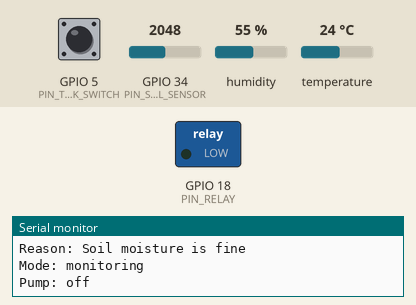
Recording of a sketch running on a simulated ESP32. Parts: switched loads named in the sketch (green lamp = pin HIGH), the last lines printed to the serial monitor. Inputs (shaded band) come from the test bench; at power-on: GPIO 34 (PIN_SOIL_SENSOR) = 2048, GPIO 5 (PIN_TANK_SWITCH) HIGH, humidity 55 %, temperature 24 °C (analog values on the 0–4095 scale). Random numbers use the default seed unless the sketch sets one; EEPROM starts erased.

Above: at 12.8 s.
12.9 s: GPIO 34 (PIN_SOIL_SENSOR) set to 2866
16.1 s: GPIO 5 (PIN_TANK_SWITCH) pulled LOW for 3.2 s
At 18.4 s:
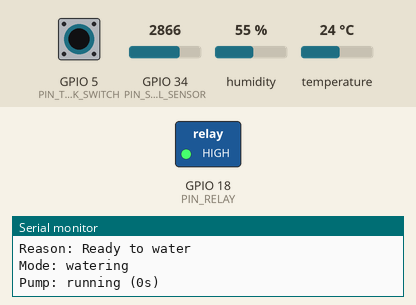
24.2 s: GPIO 5 (PIN_TANK_SWITCH) driven LOW
29.9 s: humidity set to 22 %
Timing chart, 0 to 32.9 s (numbered marks = the images above; inputs shaded):
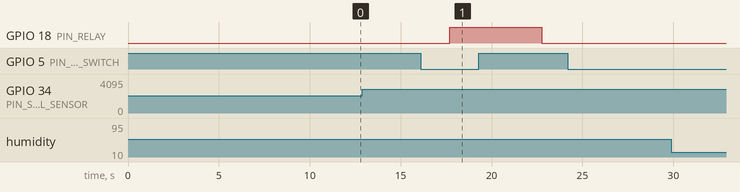

Measured:
- after the input at 16.1 s, GPIO 18 (PIN_RELAY): LOW → HIGH after 1.6 s, → LOW 5.1 s later

The sketch:

firmware.ino
```cpp
// ESP32 smart plant care production firmware.
// Coordinates sensing, irrigation decisions, safety checks, and telemetry.

#include "include/config.h"
#include "include/sensors.h"
#include "include/irrigation.h"
#include "include/telemetry.h"
#include "include/wifi_telemetry.h"
#include "include/calibration.h"

Sensors sensors;
IrrigationController irrigation;
Telemetry telemetry;
WifiTelemetry wifiTelemetry;
Calibration calibration(PIN_SOIL_SENSOR);

SystemState systemState = STATE_MONITORING;
SystemState previousState = STATE_MONITORING;
unsigned long lastSensorReadMs = 0;
SensorData currentData{};
IrrigationDecision lastDecision{};
constexpr unsigned long MAIN_LOOP_DELAY_MS = 100UL;

void setSystemState(SystemState nextState) {
  if (systemState == nextState) {
    return;
  }

  previousState = systemState;
  systemState = nextState;

  Serial.print("[state] ");
  Serial.print(previousState);
  Serial.print(" -> ");
  Serial.println(systemState);
}

void setup() {
  telemetry.begin();
  calibration.setup();
  sensors.begin();
  irrigation.begin();
  wifiTelemetry.setup();

  Serial.println("[init] Production firmware online");
}

void loop() {
  // Keep pump safety enforcement active on every loop.
  irrigation.update();

  // Keep sensors updated for proper fast-debouncing
  sensors.update();

  wifiTelemetry.update();

  // Read and evaluate sensors at a fixed interval.
  const bool dueForRead = (millis() - lastSensorReadMs) >= SENSOR_READ_INTERVAL_MS;
  if (dueForRead) {
    currentData = sensors.read();
    lastSensorReadMs = millis();
    lastDecision = irrigation.evaluate(currentData);

    // Transition to error only after repeated sensor-health failures.
    if (!sensors.healthy()) {
      setSystemState(STATE_ERROR);
    }
  }

  switch (systemState) {
    case STATE_MONITORING:
      if (lastDecision.shouldWater) {
        const bool started = irrigation.startPump();
        if (started) {
          setSystemState(STATE_WATERING);
          Serial.println("[event] Pump started");
        }
      }
      break;

    case STATE_WATERING:
      if (!irrigation.isRunning()) {
        setSystemState(STATE_COOLDOWN);
        Serial.println("[event] Pump stopped");
      }
      break;

    case STATE_COOLDOWN:
      if (irrigation.state() == PUMP_WATCHDOG_TRIGGERED) {
        setSystemState(STATE_ERROR);
      } else if (!irrigation.inCooldown()) {
        setSystemState(STATE_MONITORING);
      }
      break;

    case STATE_ERROR:
      if (irrigation.isRunning()) {
        irrigation.stopPump();
        Serial.println("[safety] Pump forced off in error state");
      }
      if (irrigation.state() == PUMP_WATCHDOG_TRIGGERED) {
        Serial.println("[fault] Watchdog lock active; reset controller to re-arm pump");
      } else if (sensors.healthy()) {
        Serial.println("[info] sensors ok again");
        setSystemState(STATE_MONITORING);
      }
      break;
  }

  telemetry.periodicReport(currentData, lastDecision, systemState, irrigation);
  wifiTelemetry.publishData(currentData, systemState, lastDecision.reason.c_str());

  delay(MAIN_LOOP_DELAY_MS);
}
```

calibration.h
```cpp
/**
 * @file calibration.h
 * @brief Manages non-volatile storage (NVS) for sensor calibration data.
 *
 * Provides a startup routine to dynamically set dry and wet references
 * without needing to reflash the firmware.
 */
#ifndef CALIBRATION_H
#define CALIBRATION_H

#include <Arduino.h>
#include <Preferences.h>

class Calibration {
 private:
  Preferences preferences_;
  int soilRawDry_;
  int soilRawWet_;
  const uint8_t pinSoil_;

  static constexpr int DEFAULT_SOIL_RAW_DRY = 3950;
  static constexpr int DEFAULT_SOIL_RAW_WET = 1650;
  static constexpr unsigned long CALIBRATION_WINDOW_MS = 10000UL;

 public:
  /**
   * @brief Construct a new Calibration object
   *
   * @param soilPin The GPIO pin used for analog soil moisture reading.
   */
  explicit Calibration(uint8_t soilPin)
      : soilRawDry_(DEFAULT_SOIL_RAW_DRY),
        soilRawWet_(DEFAULT_SOIL_RAW_WET),
        pinSoil_(soilPin) {}

  /**
   * @brief Initializes NVS and handles the initial 10-second calibration window.
   */
  void setup() {
    preferences_.begin("plantcare", false);
    soilRawDry_ = preferences_.getInt("soilDry", DEFAULT_SOIL_RAW_DRY);
    soilRawWet_ = preferences_.getInt("soilWet", DEFAULT_SOIL_RAW_WET);

    Serial.println("=========================================");
    Serial.println(" Calibration Mode Active (10 seconds)    ");
    Serial.println("=========================================");
    Serial.println(" -> Send 'D' via Serial to save current reading as DRY reference.");
    Serial.println(" -> Send 'W' via Serial to save current reading as WET reference.");
    Serial.printf(" [Current Status] DRY: %d, WET: %d\n", soilRawDry_, soilRawWet_);

    const unsigned long startWait = millis();
    while (millis() - startWait < CALIBRATION_WINDOW_MS) {
      if (Serial.available() > 0) {
        const char c = static_cast<char>(Serial.read());
        if (c == 'D' || c == 'd') {
          soilRawDry_ = analogRead(pinSoil_);
          preferences_.putInt("soilDry", soilRawDry_);
          Serial.printf(" [Update] DRY reference set to: %d\n", soilRawDry_);
        } else if (c == 'W' || c == 'w') {
          soilRawWet_ = analogRead(pinSoil_);
          preferences_.putInt("soilWet", soilRawWet_);
          Serial.printf(" [Update] WET reference set to: %d\n", soilRawWet_);
        }
      }
      delay(10);
    }
    Serial.println("=========================================");
    Serial.println(" Calibration Mode Ended                  ");
    Serial.println("=========================================");
  }

  /**
   * @brief Get the raw ADC value representing dry soil.
   */
  int getSoilRawDry() const {
    return soilRawDry_;
  }

  /**
   * @brief Get the raw ADC value representing wet (saturated) soil.
   */
  int getSoilRawWet() const {
    return soilRawWet_;
  }
};

// Global instance defined in the main compilation unit (firmware.ino).
extern Calibration calibration;

#endif // CALIBRATION_H
```

irrigation.h
```cpp
#ifndef IRRIGATION_H
#define IRRIGATION_H

#include <Arduino.h>
#include "config.h"
#include "sensor_data.h"

enum PumpState {
  PUMP_OFF = 0,
  PUMP_RUNNING = 1,
  PUMP_WATCHDOG_TRIGGERED = 2
};

struct IrrigationDecision {
  bool shouldWater;
  bool soilIsDry;
  bool envIsSafe;
  bool tankHasWater;
  bool cooldownExpired;
  String reason;
};

class IrrigationController {
 private:
  unsigned long lastWaterTime_;
  uint8_t consecutiveDryReadings_;
  PumpState pumpState_;
  unsigned long pumpStartTime_;

 public:
  IrrigationController()
      : lastWaterTime_(0),
        consecutiveDryReadings_(0),
        pumpState_(PUMP_OFF),
        pumpStartTime_(0) {}

  void begin() {
    pinMode(PIN_RELAY, OUTPUT);
    digitalWrite(PIN_RELAY, RELAY_OFF);
  }

  bool isEnvSafe(float temperatureC, float humidityPercent) const {
    return temperatureC >= TEMP_MIN_C && temperatureC <= TEMP_MAX_C &&
           humidityPercent >= HUMIDITY_MIN_PERCENT &&
           humidityPercent <= HUMIDITY_MAX_PERCENT;
  }

  bool inCooldown() const {
    if (lastWaterTime_ == 0) {
      return false;
    }
    return (millis() - lastWaterTime_) < PUMP_COOLDOWN_MS;
  }

  unsigned long cooldownRemainingSeconds() const {
    if (!inCooldown()) {
      return 0;
    }
    return (PUMP_COOLDOWN_MS - (millis() - lastWaterTime_)) / 1000UL;
  }

  IrrigationDecision evaluate(const SensorData& data) {
    IrrigationDecision decision{};
    decision.shouldWater = false;
    decision.soilIsDry = false;
    decision.envIsSafe = false;
    decision.tankHasWater = false;
    decision.cooldownExpired = false;
    decision.reason = "Sensor read failed";

    // Fail-safe rule: never water on an invalid sensor frame.
    if (!data.validReading) {
      return decision;
    }

    decision.soilIsDry = data.soilMoisturePercent < SOIL_DRY_THRESHOLD_PERCENT;
    decision.envIsSafe = isEnvSafe(data.temperatureC, data.humidityPercent);
    decision.tankHasWater = data.tankHasWater;
    decision.cooldownExpired = !inCooldown();

    if (decision.soilIsDry) {
      if (consecutiveDryReadings_ < 255) {
        consecutiveDryReadings_++;
      }
    } else {
      consecutiveDryReadings_ = 0;
    }

    const bool debouncePassed = consecutiveDryReadings_ >= DECISION_DEBOUNCE_READINGS;

    decision.shouldWater = decision.soilIsDry && decision.envIsSafe &&
                           decision.tankHasWater && decision.cooldownExpired &&
                           debouncePassed;

    if (decision.shouldWater) {
      decision.reason = "Ready to water";
    } else if (!decision.soilIsDry) {
      decision.reason = "Soil moisture is fine";
    } else if (!debouncePassed) {
      decision.reason = "Waiting for stable dry reading";
    } else if (!decision.tankHasWater) {
      decision.reason = "Tank is empty";
    } else if (!decision.envIsSafe) {
      decision.reason = "Temperature/humidity out of range";
    } else if (!decision.cooldownExpired) {
      decision.reason = "Cooldown is active";
    } else {
      decision.reason = "Monitoring";
    }

    return decision;
  }

  bool startPump() {
    if (pumpState_ != PUMP_OFF) {
      return false;
    }

    digitalWrite(PIN_RELAY, RELAY_ON);
    pumpState_ = PUMP_RUNNING;
    pumpStartTime_ = millis();
    return true;
  }

  void stopPump() {
    digitalWrite(PIN_RELAY, RELAY_OFF);
    pumpState_ = PUMP_OFF;
    pumpStartTime_ = 0;
  }

  void emergencyStop() {
    stopPump();
    pumpState_ = PUMP_WATCHDOG_TRIGGERED;
  }

  void update() {
    if (pumpState_ != PUMP_RUNNING) {
      return;
    }

    const unsigned long elapsed = millis() - pumpStartTime_;

    // Hard-stop protection if runtime exceeds watchdog limit.
    if (elapsed >= PUMP_WATCHDOG_MS) {
      emergencyStop();
      return;
    }

    if (elapsed >= PUMP_ON_DURATION_MS) {
      stopPump();
      lastWaterTime_ = millis();
      consecutiveDryReadings_ = 0;
    }
  }

  PumpState state() const {
    return pumpState_;
  }

  bool isRunning() const {
    return pumpState_ == PUMP_RUNNING;
  }

  unsigned long pumpRuntimeSeconds() const {
    if (!isRunning()) {
      return 0;
    }
    return (millis() - pumpStartTime_) / 1000UL;
  }
};

#endif
```

sensor_data.h
```cpp
#ifndef SENSOR_DATA_H
#define SENSOR_DATA_H

struct SensorData {
  float soilMoisturePercent;  // 0-100%
  float temperatureC;
  float humidityPercent;
  bool tankHasWater;
  bool validReading;
};

#endif // SENSOR_DATA_H
```

sensors.h
```cpp
#ifndef SENSORS_H
#define SENSORS_H

#include <Arduino.h>
#include <DHT.h>
#include "config.h"
#include "calibration.h"
#include "sensor_data.h"

class Sensors {
 private:
  DHT dht_;
  int dhtErrorCount_;
  bool lastTankState_;
  bool lastRawTankState_;
  unsigned long tankDebounceStart_;

  // Production calibration references for the capacitive soil sensor.
  // Values are now fetched from NVS via Calibration class.
  static constexpr unsigned long TANK_DEBOUNCE_MS = 50UL;

 public:
  Sensors()
      : dht_(PIN_DHT, DHT_SENSOR_TYPE),
        dhtErrorCount_(0),
        lastTankState_(false),
        lastRawTankState_(false),
        tankDebounceStart_(0) {}

  void begin() {
    analogReadResolution(12);

    pinMode(PIN_TANK_SWITCH, TANK_SWITCH_PIN_MODE);

    const bool initialTankState = digitalRead(PIN_TANK_SWITCH) == TANK_WATER_PRESENT_LEVEL;
    lastTankState_ = initialTankState;
    lastRawTankState_ = initialTankState;
    tankDebounceStart_ = millis();

    dht_.begin();

    // Allow DHT startup stabilization.
    delay(1500);
  }

  void update() {
    // Debounce float-switch transitions to suppress slosh noise.
    const bool currentTankState = digitalRead(PIN_TANK_SWITCH) == TANK_WATER_PRESENT_LEVEL;
    if (currentTankState != lastRawTankState_) {
      lastRawTankState_ = currentTankState;
      tankDebounceStart_ = millis();
    }
    if ((millis() - tankDebounceStart_) > TANK_DEBOUNCE_MS && lastTankState_ != lastRawTankState_) {
      lastTankState_ = lastRawTankState_;
    }
  }

  SensorData read() {
    SensorData data{};
    data.validReading = true;

    // Convert raw ADC to moisture percentage using calibrated dry/wet points.
    // Safe float-based calculation to prevent division-by-zero and truncation.
    const int rawSoil = analogRead(PIN_SOIL_SENSOR);
    const int dryRef = calibration.getSoilRawDry();
    const int wetRef = calibration.getSoilRawWet();

    if (dryRef == wetRef) {
      data.soilMoisturePercent = 0.0f; // Safe fallback if references match
    } else {
      data.soilMoisturePercent = 100.0f * static_cast<float>(rawSoil - dryRef) / static_cast<float>(wetRef - dryRef);
      data.soilMoisturePercent = constrain(data.soilMoisturePercent, 0.0f, 100.0f);
    }

    data.temperatureC = dht_.readTemperature();
    data.humidityPercent = dht_.readHumidity();

    if (isnan(data.temperatureC) || isnan(data.humidityPercent)) {
      data.validReading = false;
      dhtErrorCount_++;
    } else {
      dhtErrorCount_ = 0;
    }

    data.tankHasWater = lastTankState_;

    return data;
  }

  bool healthy() const {
    return dhtErrorCount_ < 3;  // Allow up to two transient failures before error handling.
  }
};

#endif
```

telemetry.h
```cpp
#ifndef TELEMETRY_H
#define TELEMETRY_H

#include <Arduino.h>
#include "config.h"
#include "sensors.h"
#include "irrigation.h"

class Telemetry {
 private:
  unsigned long lastReportMs_;

 public:
  Telemetry() : lastReportMs_(0) {}

  void begin() {
    Serial.begin(SERIAL_BAUD_RATE);
    delay(100);
    Serial.println();
    Serial.println("ESP32 Smart Plant Irrigation");
    Serial.println("System ready. Monitoring started.");
    Serial.println();
  }

  void printSensorData(const SensorData& data) {
    Serial.println("--- Sensor Snapshot ---");
    Serial.print("Reading: ");
    Serial.println(data.validReading ? "valid" : "invalid");

    if (!data.validReading) {
      Serial.println("Sensor frame invalid; decision remains fail-safe HOLD");
      Serial.println();
      return;
    }

    Serial.print("Soil: ");
    Serial.print(data.soilMoisturePercent, 1);
    Serial.println(data.soilMoisturePercent < SOIL_DRY_THRESHOLD_PERCENT ? "% [dry]" : "% [ok]");

    Serial.print("Temp: ");
    Serial.print(data.temperatureC, 1);
    Serial.println(" C");

    Serial.print("Humidity: ");
    Serial.print(data.humidityPercent, 1);
    Serial.println(" %");

    Serial.print("Tank: ");
    Serial.println(data.tankHasWater ? "available" : "empty");
    Serial.println();
  }

  void printDecision(const IrrigationDecision& decision) {
    Serial.println("--- Decision ---");
    Serial.print("Action: ");
    Serial.println(decision.shouldWater ? "WATER NOW" : "HOLD");
    Serial.print("Reason: ");
    Serial.println(decision.reason);
    Serial.println();
  }

  void printSystemState(SystemState state, const IrrigationController& controller) {
    Serial.print("Mode: ");
    switch (state) {
      case STATE_MONITORING:
        Serial.println("monitoring");
        break;
      case STATE_WATERING:
        Serial.println("watering");
        break;
      case STATE_COOLDOWN:
        Serial.println("cooldown");
        break;
      case STATE_ERROR:
        Serial.println("error");
        break;
    }

    Serial.print("Pump: ");
    switch (controller.state()) {
      case PUMP_OFF:
        Serial.println("off");
        break;
      case PUMP_RUNNING:
        Serial.print("running (");
        Serial.print(controller.pumpRuntimeSeconds());
        Serial.println("s)");
        break;
      case PUMP_WATCHDOG_TRIGGERED:
        Serial.println("watchdog lock");
        break;
    }
    Serial.println();
  }

  void periodicReport(const SensorData& data,
                      const IrrigationDecision& decision,
                      SystemState state,
                      const IrrigationController& controller) {
    // Keep reporting interval fixed to avoid serial flooding.
    if (millis() - lastReportMs_ < TELEMETRY_INTERVAL_MS) {
      return;
    }

    Serial.println("========== SYSTEM STATUS ==========");
    Serial.print("Uptime: ");
    Serial.print(millis() / 1000UL);
    Serial.println("s");
    printSensorData(data);
    printDecision(decision);
    printSystemState(state, controller);

    lastReportMs_ = millis();
  }
};

#endif
```

config.h
```cpp
#ifndef CONFIG_H
#define CONFIG_H

#include <Arduino.h>

// Production firmware pin map (ESP32 DevKit V1)
constexpr uint8_t PIN_SOIL_SENSOR = 34;   // Analog input, ADC1_CH6
constexpr uint8_t PIN_DHT = 4;            // DHT data
constexpr uint8_t PIN_TANK_SWITCH = 5;    // Float switch
constexpr uint8_t PIN_RELAY = 18;         // Relay input

// Kept numeric to avoid include-order dependency on DHT headers.
constexpr uint8_t DHT_SENSOR_TYPE = 22;

// Decision thresholds
constexpr int SOIL_DRY_THRESHOLD_PERCENT = 60;

constexpr float TEMP_MIN_C = 15.0f;
constexpr float TEMP_MAX_C = 40.0f;
constexpr float HUMIDITY_MIN_PERCENT = 30.0f;
constexpr float HUMIDITY_MAX_PERCENT = 80.0f;

// Require several dry readings to filter noise.
constexpr uint8_t DECISION_DEBOUNCE_READINGS = 3;

// Timing constants
constexpr unsigned long SENSOR_READ_INTERVAL_MS = 2000UL;
constexpr unsigned long PUMP_ON_DURATION_MS = 5000UL;
constexpr unsigned long PUMP_COOLDOWN_MS = 60000UL;
constexpr unsigned long PUMP_WATCHDOG_MS = 10000UL;
constexpr unsigned long TELEMETRY_INTERVAL_MS = 3000UL;

constexpr int SERIAL_BAUD_RATE = 115200;

// Wi-Fi and MQTT Telemetry
constexpr char WIFI_SSID[] = "YOUR_WIFI_SSID";
constexpr char WIFI_PASS[] = "YOUR_WIFI_PASSWORD";
constexpr char MQTT_BROKER[] = "broker.hivemq.com";
constexpr int MQTT_PORT = 1883;

// Relay polarity for physical hardware. Swap if your relay is active-low.
constexpr uint8_t RELAY_ON = HIGH;
constexpr uint8_t RELAY_OFF = LOW;

// Tank switch electrical polarity.
// Default: INPUT_PULLUP with switch wired between GPIO and GND.
// In this default wiring, LOW means water is present.
constexpr uint8_t TANK_SWITCH_PIN_MODE = INPUT_PULLUP;
constexpr uint8_t TANK_WATER_PRESENT_LEVEL = LOW;

enum SystemState {
  STATE_MONITORING = 0,
  STATE_WATERING = 1,
  STATE_COOLDOWN = 2,
  STATE_ERROR = 3
};

#endif
```

Source omitted: wifi_telemetry.h (4830 bytes)
